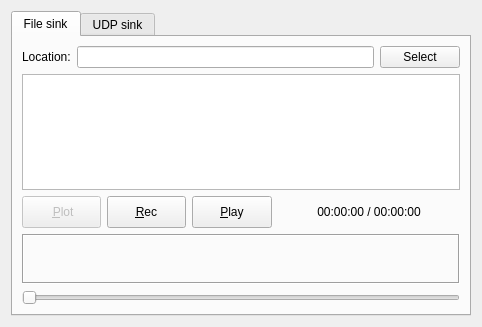
<?xml version="1.0" encoding="UTF-8"?>
<ui version="4.0">
 <class>CIqTool</class>
 <widget class="QDialog" name="CIqTool">
  <property name="geometry">
   <rect>
    <x>0</x>
    <y>0</y>
    <width>482</width>
    <height>327</height>
   </rect>
  </property>
  <property name="sizePolicy">
   <sizepolicy hsizetype="Preferred" vsizetype="Fixed">
    <horstretch>0</horstretch>
    <verstretch>0</verstretch>
   </sizepolicy>
  </property>
  <property name="minimumSize">
   <size>
    <width>0</width>
    <height>32</height>
   </size>
  </property>
  <property name="windowTitle">
   <string>I/Q recording and replay tool</string>
  </property>
  <property name="windowIcon">
   <iconset resource="../../resources/icons.qrc">
    <normaloff>:/icons/icons/signal.svg</normaloff>:/icons/icons/signal.svg</iconset>
  </property>
  <layout class="QVBoxLayout" name="verticalLayout">
   <item>
    <widget class="QTabWidget" name="tabWidget">
     <property name="currentIndex">
      <number>0</number>
     </property>
     <widget class="QWidget" name="tab_file_sink">
      <attribute name="title">
       <string>File sink</string>
      </attribute>
      <layout class="QVBoxLayout" name="verticalLayout_2">
       <item>
        <layout class="QHBoxLayout" name="horizontalLayout">
         <item>
          <widget class="QLabel" name="recDirLabel">
           <property name="text">
            <string>Location:</string>
           </property>
          </widget>
         </item>
         <item>
          <widget class="QLineEdit" name="recDirEdit">
           <property name="enabled">
            <bool>true</bool>
           </property>
           <property name="toolTip">
            <string>Enter a different location or use the select button</string>
           </property>
          </widget>
         </item>
         <item>
          <widget class="QPushButton" name="recDirButton">
           <property name="enabled">
            <bool>true</bool>
           </property>
           <property name="sizePolicy">
            <sizepolicy hsizetype="Minimum" vsizetype="Fixed">
             <horstretch>0</horstretch>
             <verstretch>0</verstretch>
            </sizepolicy>
           </property>
           <property name="toolTip">
            <string>Select a different location</string>
           </property>
           <property name="text">
            <string>Select</string>
           </property>
           <property name="autoDefault">
            <bool>false</bool>
           </property>
          </widget>
         </item>
        </layout>
       </item>
       <item>
        <widget class="QListWidget" name="listWidget">
         <property name="alternatingRowColors">
          <bool>true</bool>
         </property>
         <property name="uniformItemSizes">
          <bool>true</bool>
         </property>
        </widget>
       </item>
       <item>
        <layout class="QHBoxLayout" name="horizontalLayout_2">
         <item>
          <widget class="QPushButton" name="plotButton">
           <property name="enabled">
            <bool>false</bool>
           </property>
           <property name="minimumSize">
            <size>
             <width>32</width>
             <height>32</height>
            </size>
           </property>
           <property name="maximumSize">
            <size>
             <width>16777215</width>
             <height>16777215</height>
            </size>
           </property>
           <property name="toolTip">
            <string>Plot the I/Q data.</string>
           </property>
           <property name="text">
            <string> &amp;Plot</string>
           </property>
           <property name="icon">
            <iconset resource="../../resources/icons.qrc">
             <normaloff>:/icons/icons/signal.svg</normaloff>:/icons/icons/signal.svg</iconset>
           </property>
           <property name="checkable">
            <bool>false</bool>
           </property>
           <property name="autoDefault">
            <bool>false</bool>
           </property>
          </widget>
         </item>
         <item>
          <widget class="QPushButton" name="recButton">
           <property name="enabled">
            <bool>true</bool>
           </property>
           <property name="minimumSize">
            <size>
             <width>32</width>
             <height>32</height>
            </size>
           </property>
           <property name="maximumSize">
            <size>
             <width>16777215</width>
             <height>16777215</height>
            </size>
           </property>
           <property name="toolTip">
            <string>&lt;html&gt;&lt;head/&gt;&lt;body&gt;&lt;p&gt;Button disabled.&lt;/p&gt;&lt;p&gt;Please use the record button in the main window.&lt;/p&gt;&lt;/body&gt;&lt;/html&gt;</string>
           </property>
           <property name="text">
            <string>&amp;Rec</string>
           </property>
           <property name="icon">
            <iconset resource="../../resources/icons.qrc">
             <normaloff>:/icons/icons/record.svg</normaloff>:/icons/icons/record.svg</iconset>
           </property>
           <property name="checkable">
            <bool>true</bool>
           </property>
           <property name="autoDefault">
            <bool>false</bool>
           </property>
          </widget>
         </item>
         <item>
          <widget class="QPushButton" name="playButton">
           <property name="minimumSize">
            <size>
             <width>32</width>
             <height>32</height>
            </size>
           </property>
           <property name="maximumSize">
            <size>
             <width>16777215</width>
             <height>16777215</height>
            </size>
           </property>
           <property name="toolTip">
            <string>Start playing selected file</string>
           </property>
           <property name="text">
            <string>&amp;Play</string>
           </property>
           <property name="icon">
            <iconset resource="../../resources/icons.qrc">
             <normaloff>:/icons/icons/play.svg</normaloff>:/icons/icons/play.svg</iconset>
           </property>
           <property name="checkable">
            <bool>true</bool>
           </property>
           <property name="autoDefault">
            <bool>false</bool>
           </property>
          </widget>
         </item>
         <item>
          <spacer name="horizontalSpacer">
           <property name="orientation">
            <enum>Qt::Horizontal</enum>
           </property>
           <property name="sizeHint" stdset="0">
            <size>
             <width>40</width>
             <height>20</height>
            </size>
           </property>
          </spacer>
         </item>
         <item>
          <widget class="QLabel" name="timeLabel">
           <property name="text">
            <string>00:00:00 / 00:00:00</string>
           </property>
           <property name="alignment">
            <set>Qt::AlignCenter</set>
           </property>
          </widget>
         </item>
         <item>
          <spacer name="horizontalSpacer_2">
           <property name="orientation">
            <enum>Qt::Horizontal</enum>
           </property>
           <property name="sizeHint" stdset="0">
            <size>
             <width>40</width>
             <height>20</height>
            </size>
           </property>
          </spacer>
         </item>
        </layout>
       </item>
       <item>
        <widget class="QFrame" name="frame">
         <property name="minimumSize">
          <size>
           <width>0</width>
           <height>50</height>
          </size>
         </property>
         <property name="frameShape">
          <enum>QFrame::Box</enum>
         </property>
         <property name="frameShadow">
          <enum>QFrame::Sunken</enum>
         </property>
        </widget>
       </item>
       <item>
        <widget class="QSlider" name="slider">
         <property name="toolTip">
          <string>Seek forward and backward in I/Q file</string>
         </property>
         <property name="maximum">
          <number>600</number>
         </property>
         <property name="singleStep">
          <number>10</number>
         </property>
         <property name="pageStep">
          <number>60</number>
         </property>
         <property name="orientation">
          <enum>Qt::Horizontal</enum>
         </property>
        </widget>
       </item>
      </layout>
     </widget>
     <widget class="QWidget" name="tab_udp_sink">
      <attribute name="title">
       <string>UDP sink</string>
      </attribute>
      <layout class="QVBoxLayout" name="verticalLayout_3">
       <item>
        <layout class="QGridLayout" name="gridLayout">
         <item row="0" column="0">
          <widget class="QLabel" name="hostLabel">
           <property name="sizePolicy">
            <sizepolicy hsizetype="Minimum" vsizetype="Preferred">
             <horstretch>0</horstretch>
             <verstretch>0</verstretch>
            </sizepolicy>
           </property>
           <property name="toolTip">
            <string>Network host to stream to</string>
           </property>
           <property name="text">
            <string>UDP host</string>
           </property>
          </widget>
         </item>
         <item row="0" column="1" colspan="2">
          <widget class="QLineEdit" name="udpHost">
           <property name="toolTip">
            <string>Network host to stream to</string>
           </property>
           <property name="text">
            <string>localhost</string>
           </property>
          </widget>
         </item>
         <item row="1" column="0">
          <widget class="QLabel" name="portLabel">
           <property name="sizePolicy">
            <sizepolicy hsizetype="Minimum" vsizetype="Preferred">
             <horstretch>0</horstretch>
             <verstretch>0</verstretch>
            </sizepolicy>
           </property>
           <property name="toolTip">
            <string>Network port to stream to</string>
           </property>
           <property name="text">
            <string>UDP port</string>
           </property>
          </widget>
         </item>
         <item row="1" column="1">
          <widget class="QSpinBox" name="udpPort">
           <property name="toolTip">
            <string>Network port to stream to</string>
           </property>
           <property name="minimum">
            <number>1</number>
           </property>
           <property name="maximum">
            <number>65535</number>
           </property>
           <property name="value">
            <number>7366</number>
           </property>
          </widget>
         </item>
        </layout>
       </item>
       <item>
        <layout class="QHBoxLayout" name="horizontalLayout_3">
         <item>
          <widget class="QPushButton" name="streamButton">
           <property name="enabled">
            <bool>true</bool>
           </property>
           <property name="minimumSize">
            <size>
             <width>32</width>
             <height>32</height>
            </size>
           </property>
           <property name="maximumSize">
            <size>
             <width>16777215</width>
             <height>16777215</height>
            </size>
           </property>
           <property name="toolTip">
            <string>&lt;html&gt;&lt;head/&gt;&lt;body&gt;&lt;p&gt;Button disabled.&lt;/p&gt;&lt;p&gt;Please use the record button in the main window.&lt;/p&gt;&lt;/body&gt;&lt;/html&gt;</string>
           </property>
           <property name="text">
            <string>&amp;Stream</string>
           </property>
           <property name="icon">
            <iconset resource="../../resources/icons.qrc">
             <normaloff>:/icons/icons/record.svg</normaloff>:/icons/icons/record.svg</iconset>
           </property>
           <property name="checkable">
            <bool>true</bool>
           </property>
           <property name="autoDefault">
            <bool>false</bool>
           </property>
          </widget>
         </item>
         <item>
          <spacer name="horizontalSpacer_3">
           <property name="orientation">
            <enum>Qt::Horizontal</enum>
           </property>
           <property name="sizeHint" stdset="0">
            <size>
             <width>40</width>
             <height>20</height>
            </size>
           </property>
          </spacer>
         </item>
        </layout>
       </item>
       <item>
        <spacer name="verticalSpacer_2">
         <property name="orientation">
          <enum>Qt::Vertical</enum>
         </property>
         <property name="sizeHint" stdset="0">
          <size>
           <width>20</width>
           <height>198</height>
          </size>
         </property>
        </spacer>
       </item>
      </layout>
     </widget>
    </widget>
   </item>
  </layout>
 </widget>
 <resources>
  <include location="../../resources/icons.qrc"/>
 </resources>
 <connections/>
</ui>
